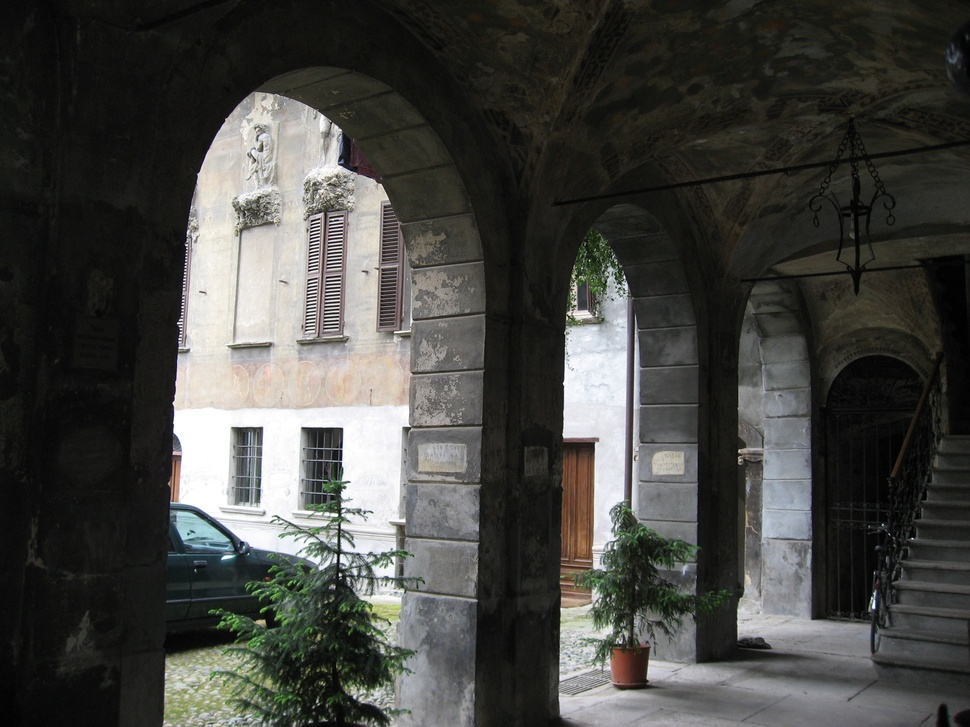
#> input picture data/AquaTermi_lowcontrast.JPG, 970 x 727 px, shrunk from 2816 x 2112 before the run
$ python C1E7.py ../data/AquaTermi_lowcontrast.JPG
#> lines starting #> are read from the running program, lines starting #| are printed output that depends on the picture; after the words box and inside, x2 and y2 are one past the last pixel; in counts of white or black regions, pixels touching at a corner belong together
import argparse
from PIL import Image
from numpy import array, zeros, empty, ones, uint8, histogram
from pylab import imshow, show, gray, figure, axis, hist
from scipy.ndimage import measurements, morphology


parser = argparse.ArgumentParser(description='Plot distribution of object size (in pixels)')
parser.add_argument('filename', type=str, help='Path to image.')
parser.add_argument('--structureX', '-x', dest='x', type=int, default=5,
  help='X size of structuring element.')
parser.add_argument('--structureY', '-y', dest='y', type=int, default=9,
  help='Y size of structuring element.')
parser.add_argument('--iterations', '-i', type=int, default=2,
  help='Number of opening iterations to perform.')
parser.add_argument('--threshhold', '-t', type=int, default=128,
  help='Greyscale threshhold to make binary image.')


args = parser.parse_args()

im = array(Image.open(args.filename).convert('L'))
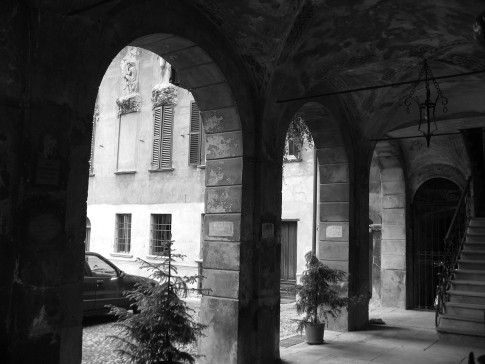
#> im: shape (727, 970) (shown at 1/2 size); min 0, max 255, mean 69.5
im = 1*(im<args.threshhold)
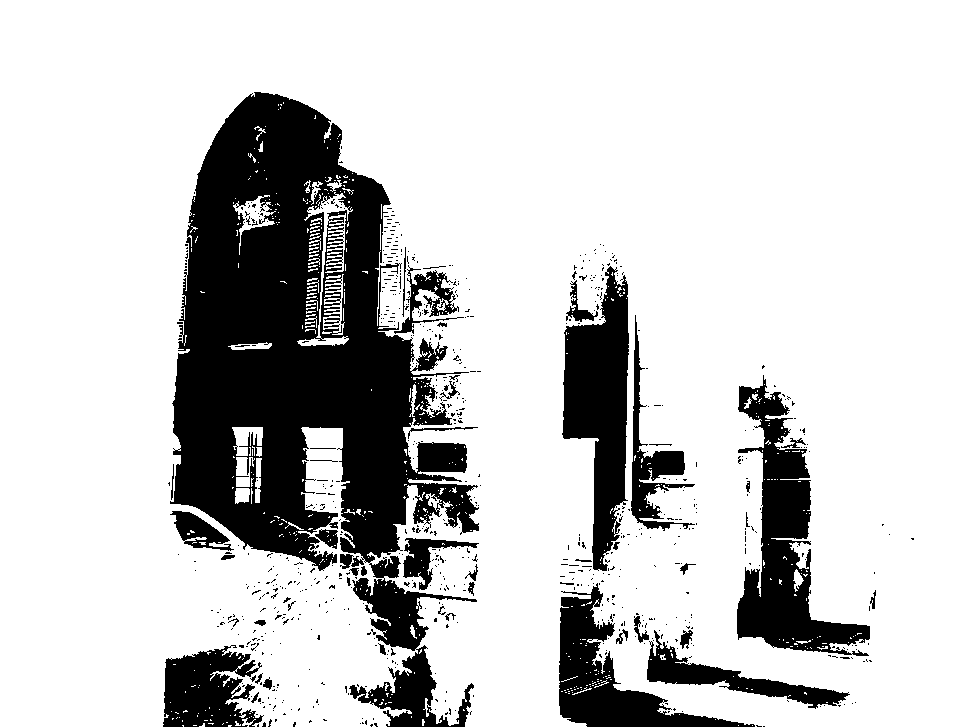
#> im: shape (727, 970) int64; values 0 (black) and 1 (white), 79.4% white; 751 black regions (700 under 20 px), largest, box (x1, y1, x2, y2) and area: (170, 92, 479, 727) 90419, (737, 375, 870, 656) 13326, (562, 266, 629, 571) 11545

im_open = morphology.binary_opening(im,ones((args.y,args.x)),iterations=args.iterations)
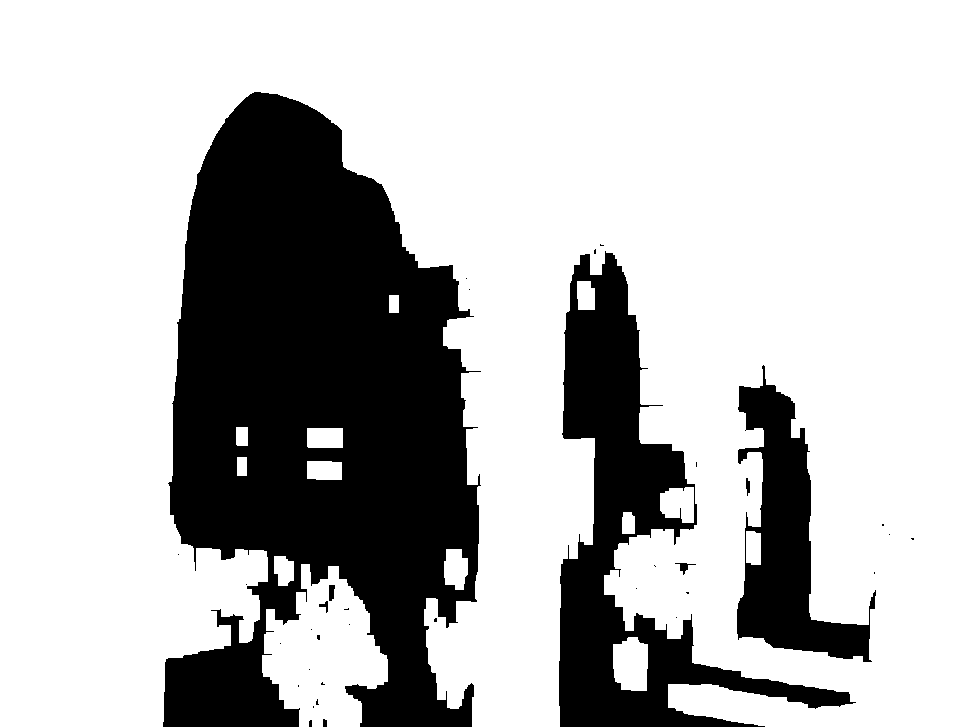
#> im_open: shape (727, 970) bool; 73.1% white; 35 black regions (26 under 20 px), largest, box (x1, y1, x2, y2) and area: (163, 92, 481, 727) 134986, (559, 251, 856, 727) 37939, (737, 365, 876, 662) 16376

figure()
gray()

labels, n_objs = measurements.label(im_open)
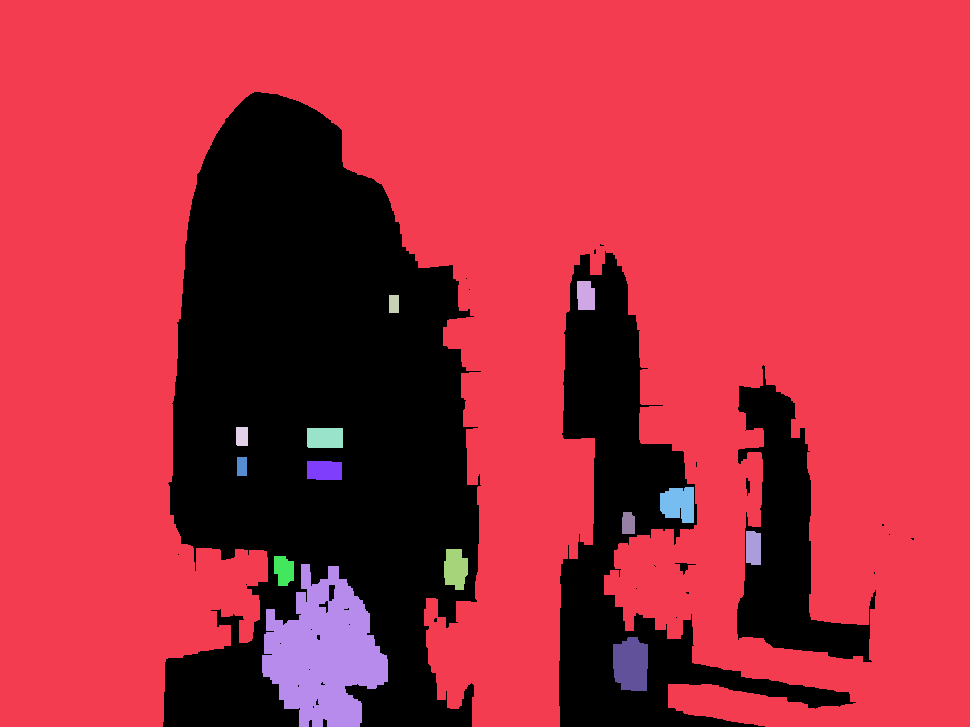
#> labels: shape (727, 970) int32; 15 distinct labels, from 0 to 14; one colour per label, 0 black
#> n_objs = 14

com = measurements.center_of_mass(im_open, labels, range(1, n_objs))
#> com = [(320.5, 513.6), (295.4, 585.3), (303.5, 393.5), (436, 241.5), (437.5, 324.5), (466, 241.5), (470, 324), (503.5, 678.1), (523, 627.9), (547.5, 753), (568.3, 455.2), (569.8, 283.4), (653.1, 323.3)]
# print com

for (xx, yy) in com:
  x = int(xx + 0.5)
  y = int(yy + 0.5)
  im_open[x, y] = 255
  for i in (1, -1):
    im_open[x+i, y] = 0
    im_open[x, y+i] = 0
#> this loop made 13 passes
#> (xx, yy, x, y) on passes 1 to 8: (320.5, 513.6, 320, 514), (295.4, 585.3, 295, 585), (303.5, 393.5, 304, 394), (436, 241.5, 436, 242), (437.5, 324.5, 437, 325), (466, 241.5, 466, 242), (470, 324, 470, 324), (503.5, 678.1, 504, 678)

imshow(im_open)
show()

$ run again, on data/Univ2.jpg
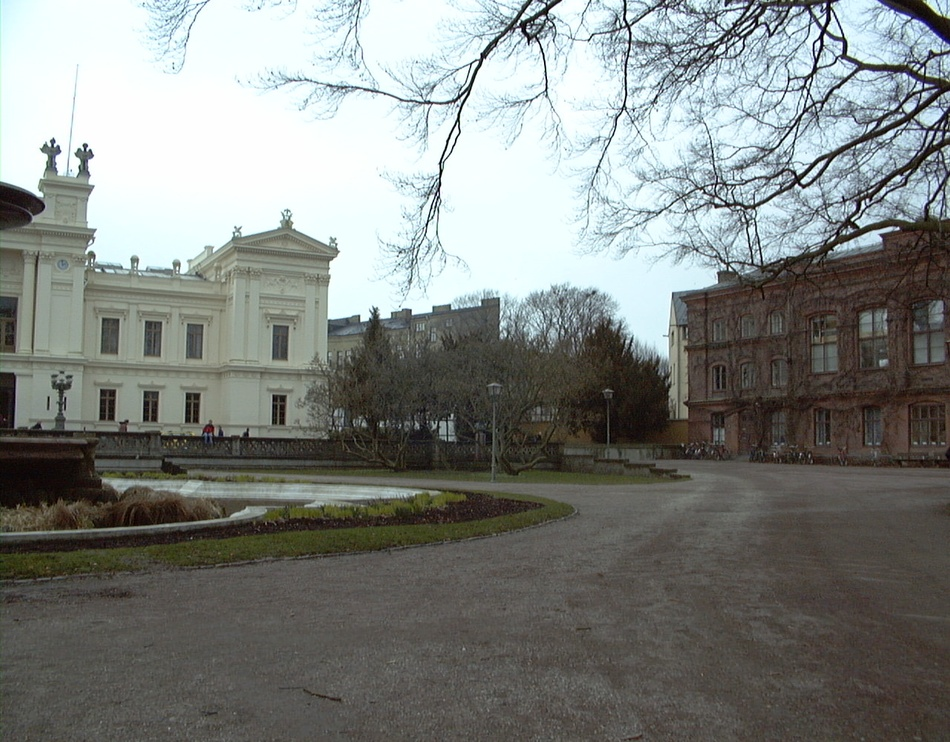
#> input picture data/Univ2.jpg, 950 x 742 px, shrunk from 1280 x 1000 before the run
#> `im = 1*(im<args.threshhold)`:
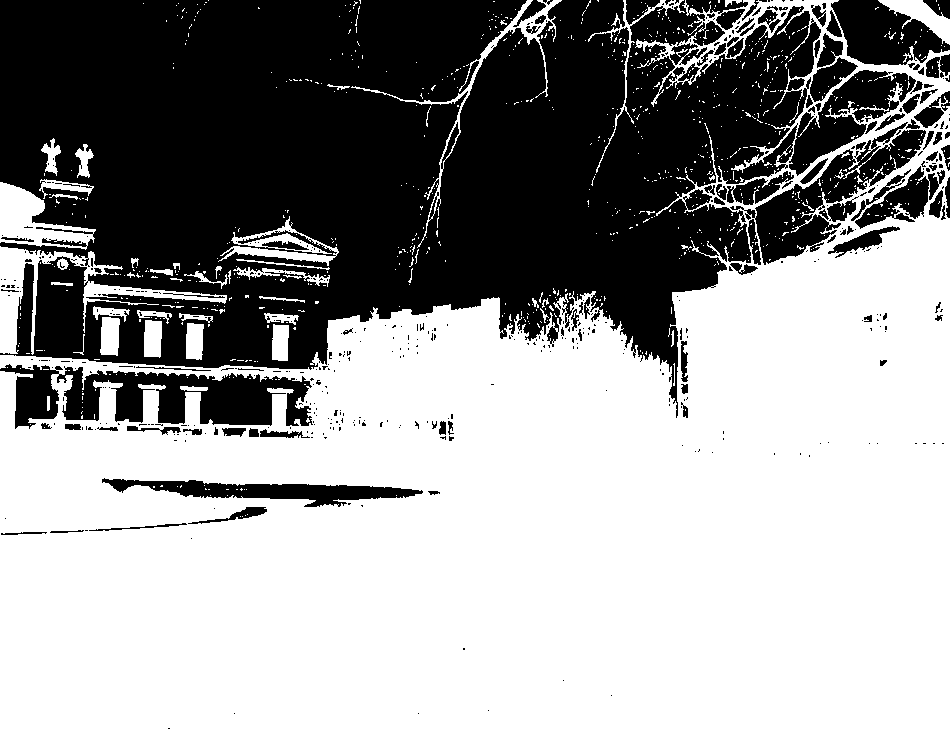
#> im: shape (742, 950) int64; values 0 (black) and 1 (white), 60% white; 504 black regions (396 under 20 px), largest, box (x1, y1, x2, y2) and area: (0, 0, 821, 418) 233162, (0, 364, 313, 429) 11142, (730, 122, 926, 265) 7478
#> `labels, n_objs = measurements.label(im_open)`:
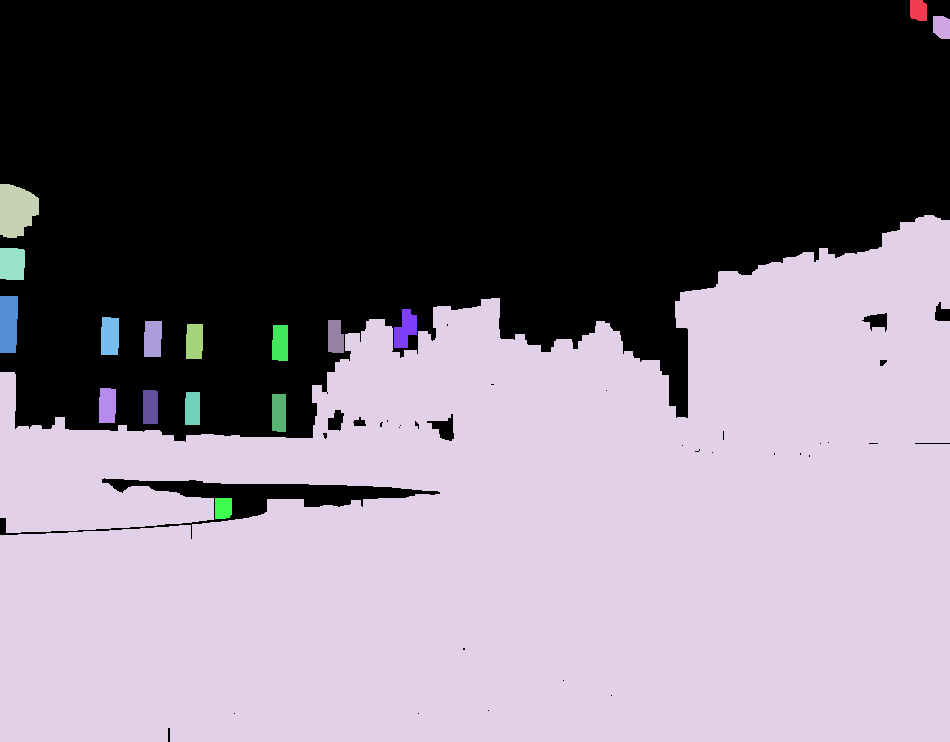
#> labels: shape (742, 950) int32; 18 distinct labels, from 0 to 17; one colour per label, 0 black
#> n_objs = 17
#> com = [(9.87, 918), (26.62, 941.2), (209.8, 16.01), (537.9, 522.8), (263.4, 11.79), (323.4, 8.15), (329, 404.9), (335.8, 109.5), (336.7, 335), (338.5, 152.4), (341, 194), (342.6, 279.8), (405.1, 106.9), (406.6, 150), (408.2, 192.1), (412.3, 278.5)]
#> the loop `for (xx, yy) in com:` made 16 passes
#> (xx, yy, x, y) on passes 1 to 8: (9.87, 918, 10, 918), (26.62, 941.2, 27, 941), (209.8, 16.01, 210, 16), (537.9, 522.8, 538, 523), (263.4, 11.79, 263, 12), (323.4, 8.15, 323, 8), (329, 404.9, 329, 405), (335.8, 109.5, 336, 109)

$ run again, on data/Univ3.jpg
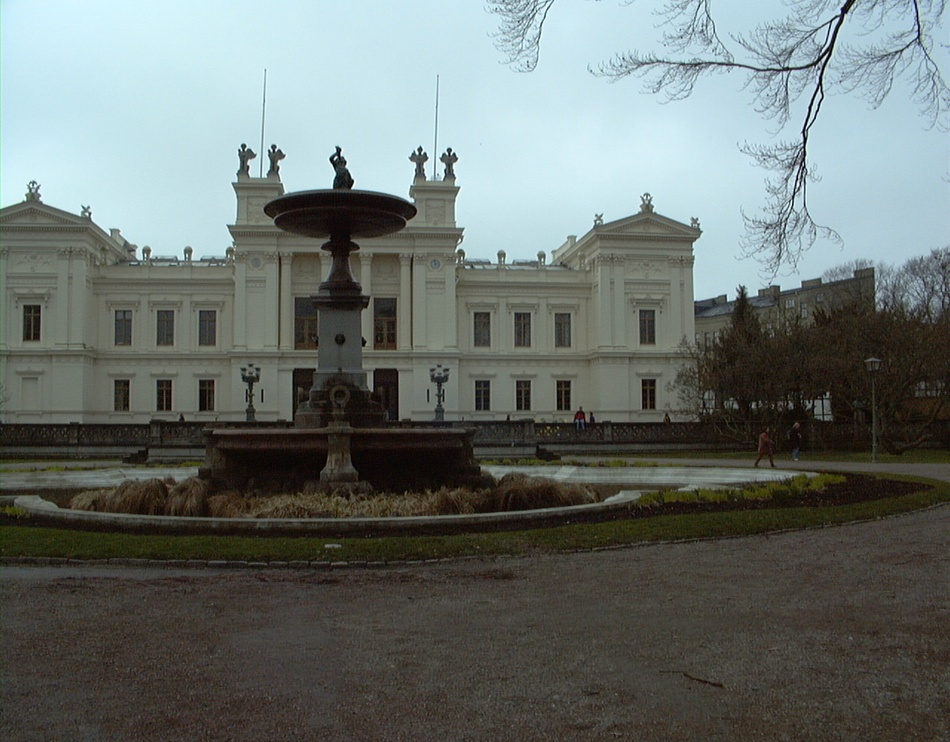
#> input picture data/Univ3.jpg, 950 x 742 px, shrunk from 1280 x 1000 before the run
#> `im = 1*(im<args.threshhold)`:
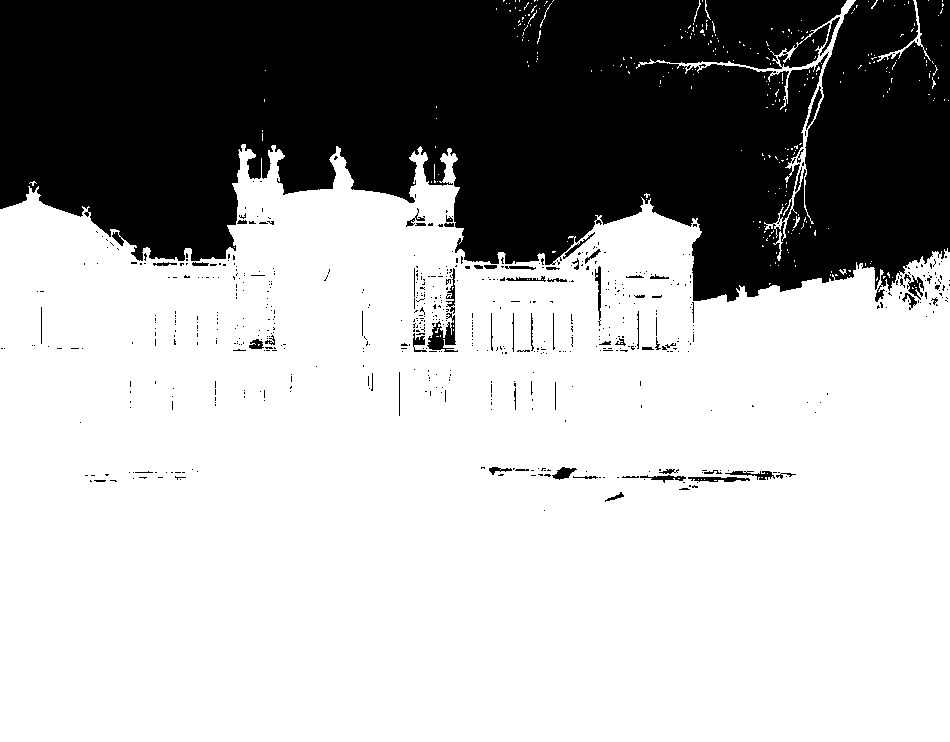
#> im: shape (742, 950) int64; values 0 (black) and 1 (white), 68% white; 632 black regions (566 under 20 px), largest, box (x1, y1, x2, y2) and area: (0, 0, 950, 302) 218838, (427, 313, 458, 352) 544, (688, 477, 750, 482) 218
#> `labels, n_objs = measurements.label(im_open)`:
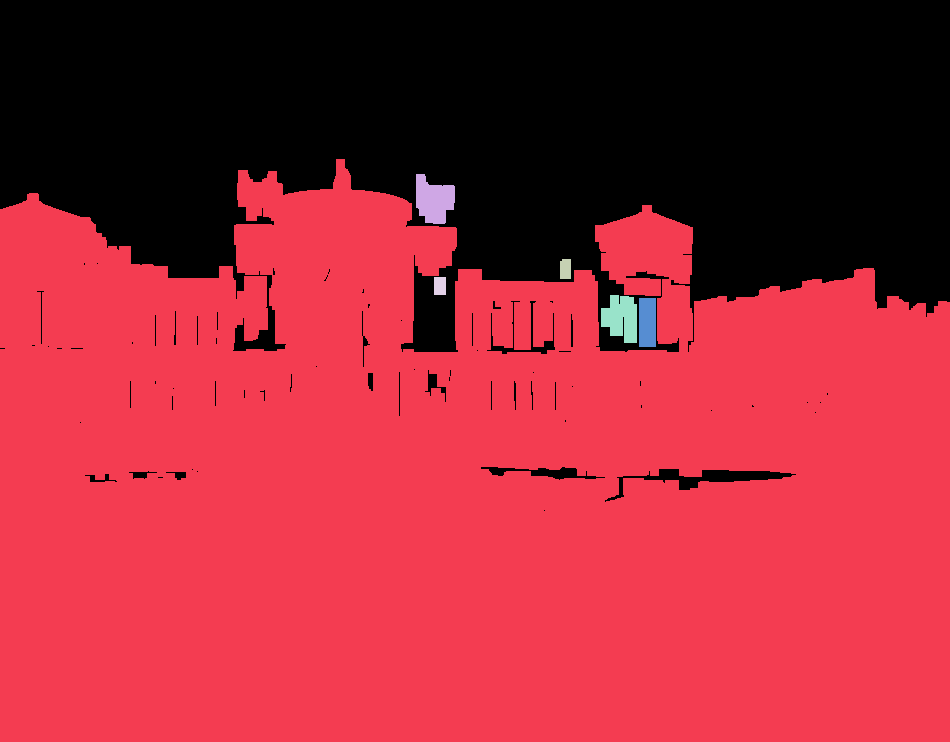
#> labels: shape (742, 950) int32; 7 distinct labels, from 0 to 6; one colour per label, 0 black
#> n_objs = 6
#> com = [(496.6, 459.5), (199.8, 433.5), (268.7, 565.1), (285.5, 439.5), (317.5, 620.8)]
#> the loop `for (xx, yy) in com:` made 5 passes
#> (xx, yy, x, y) on passes 1 to 5: (496.6, 459.5, 497, 459), (199.8, 433.5, 200, 433), (268.7, 565.1, 269, 565), (285.5, 439.5, 286, 440), (317.5, 620.8, 318, 621)
